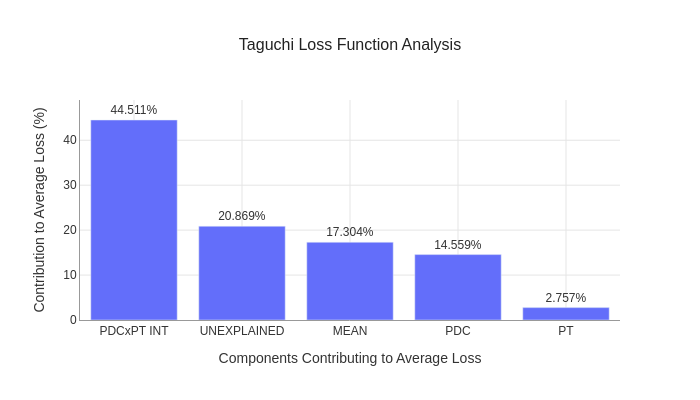

The cell this chart's notebook holds for it:
### Markdown cell above
---

## Visualizing: Unstructured Pareto

`result.plot()` produces a horizontal bar chart of the 5 components in Pareto order (Fig 15-4). The largest contributor to loss appears at the top:

### Code cell
result.plot().show()

### Figure 1 — Plotly figure (JSON) as saved in the notebook; plotly's stock layout.template omitted (floating-point values rounded to 4 significant figures)
{"data": [{"orientation": "v", "text": ["44.511%", "20.869%", "17.304%", "14.559%", "2.757%"], "textposition": "outside", "type": "bar", "x": ["PDCxPT INT", "UNEXPLAINED", "MEAN", "PDC", "PT"], "y": [44.51, 20.87, 17.3, 14.56, 2.757]}], "layout": {"font": {"color": "#333333", "family": "Arial, sans-serif", "size": 12}, "height": 400, "margin": {"b": 80}, "paper_bgcolor": "white", "plot_bgcolor": "white", "title": {"font": {"color": "#222222", "size": 16}, "text": "Taguchi Loss Function Analysis", "x": 0.5, "xanchor": "center"}, "width": 700, "xaxis": {"gridcolor": "#E5E5E5", "gridwidth": 1.0, "linecolor": "#999999", "linewidth": 1.0, "showgrid": true, "showline": true, "title": {"text": "Components Contributing to Average Loss"}}, "yaxis": {"gridcolor": "#E5E5E5", "gridwidth": 1.0, "linecolor": "#999999", "linewidth": 1.0, "range": [0, 48.96], "showgrid": true, "showline": true, "title": {"text": "Contribution to Average Loss (%)"}, "zeroline": false}}}
